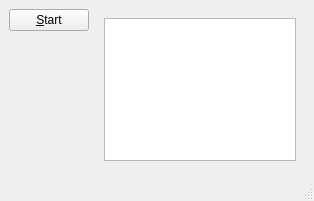
<?xml version="1.0" encoding="UTF-8"?>
<ui version="4.0">
 <class>MainWindow</class>
 <widget class="QMainWindow" name="MainWindow">
  <property name="geometry">
   <rect>
    <x>0</x>
    <y>0</y>
    <width>314</width>
    <height>201</height>
   </rect>
  </property>
  <property name="windowTitle">
   <string>MainWindow</string>
  </property>
  <widget class="QWidget" name="centralwidget">
   <layout class="QHBoxLayout" name="horizontalLayout">
    <item>
     <layout class="QVBoxLayout" name="verticalLayout">
      <item>
       <widget class="QPushButton" name="pushButton">
        <property name="text">
         <string>&amp;Start</string>
        </property>
       </widget>
      </item>
      <item>
       <spacer name="verticalSpacer">
        <property name="orientation">
         <enum>Qt::Vertical</enum>
        </property>
        <property name="sizeHint" stdset="0">
         <size>
          <width>20</width>
          <height>40</height>
         </size>
        </property>
       </spacer>
      </item>
     </layout>
    </item>
    <item>
     <widget class="QWidget" name="widget" native="true">
      <layout class="QVBoxLayout" name="verticalLayout_2">
       <item>
        <widget class="QGraphicsView" name="graphicsView"/>
       </item>
      </layout>
     </widget>
    </item>
   </layout>
  </widget>
  <widget class="QMenuBar" name="menubar">
   <property name="geometry">
    <rect>
     <x>0</x>
     <y>0</y>
     <width>314</width>
     <height>21</height>
    </rect>
   </property>
  </widget>
  <widget class="QStatusBar" name="statusbar"/>
 </widget>
 <resources/>
 <connections/>
</ui>
